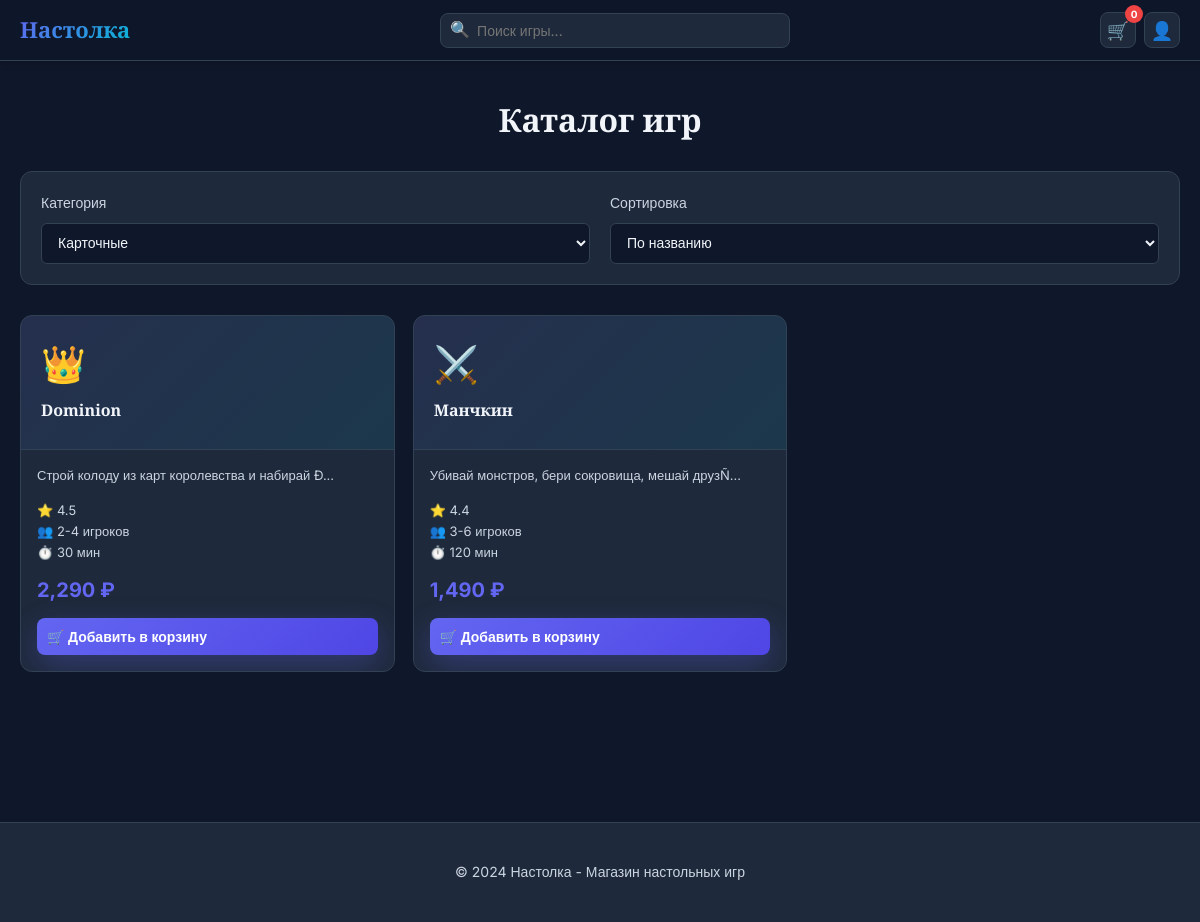
The page /catalog.php?category=card on the database its author committed.
### tables this page shows
CREATE TABLE games (
    id           INT UNSIGNED AUTO_INCREMENT PRIMARY KEY,
    category_id  INT UNSIGNED NOT NULL,
    name         VARCHAR(200) NOT NULL,
    description  TEXT,
    emoji        VARCHAR(10)  NOT NULL DEFAULT '🎲',
    players_min  TINYINT UNSIGNED NOT NULL DEFAULT 2,
    players_max  TINYINT UNSIGNED NOT NULL DEFAULT 6,
    play_time    SMALLINT UNSIGNED NOT NULL DEFAULT 60  COMMENT 'минуты',
    rating       DECIMAL(3,1) NOT NULL DEFAULT 4.0,
    price        INT UNSIGNED NOT NULL               COMMENT 'копейки → нет; просто рубли',
    old_price    INT UNSIGNED NULL                   COMMENT 'NULL если скидки нет',
    badge        ENUM('','new','sale') NOT NULL DEFAULT '',
    stock        SMALLINT UNSIGNED NOT NULL DEFAULT 10,
    created_at   DATETIME NOT NULL DEFAULT CURRENT_TIMESTAMP,
    CONSTRAINT fk_games_cat FOREIGN KEY (category_id) REFERENCES categories(id)
);

### includes/auth.php (called while the page is built, shortened)
<?php
require_once __DIR__ . '/db.php';
function current_user(): ?array
{
    if (!isset($_SESSION['user_id'])) {
        return null;
    }
}

### includes/db.php (called while the page is built, shortened)
<?php
function db(): PDO
{
    static $pdo = null;
    if ($pdo === null) {
        $dsn = sprintf(
            'mysql:host=%s;port=%d;dbname=%s;charset=utf8mb4',
            DB_HOST, DB_PORT, DB_NAME
        );
        $options = [
            PDO::ATTR_ERRMODE            => PDO::ERRMODE_EXCEPTION,
            PDO::ATTR_DEFAULT_FETCH_MODE => PDO::FETCH_ASSOC,
            PDO::ATTR_EMULATE_PREPARES   => false,
        ];
        $pdo = new PDO($dsn, DB_USER, DB_PASS, $options);
    }
    return $pdo;
}

### catalog.php (the view, shortened to what this page needs)
<?php
require_once __DIR__ . '/includes/auth.php';
require_once __DIR__ . '/includes/db.php';
$user = current_user();
try {
    $page = (int)($_GET['page'] ?? 1);
    $page = max(1, $page);
    $per_page = 12;
    $offset = ($page - 1) * $per_page;
    $query = 'SELECT * FROM games';
    $params = [];
    $categories = explode(',', $_GET['category'] ?? '');
    $categories = array_filter($categories);
    if (!empty($categories)) {
        $placeholders = implode(',', array_fill(0, count($categories), '?'));
        $query .= " WHERE category_id IN (SELECT id FROM categories WHERE slug IN ($placeholders))";
        $params = $categories;
    }
    $sort = $_GET['sort'] ?? 'name';
    $order_by = match($sort) {
        'price_asc' => 'price ASC',
        'price_desc' => 'price DESC',
        'rating' => 'rating DESC',
        'new' => 'created_at DESC',
        default => 'name ASC'
    };
    $query .= " ORDER BY $order_by LIMIT ? OFFSET ?";
    $params[] = $per_page;
    $params[] = $offset;
    $stmt = db()->prepare($query);
    $stmt->execute($params);
    $games = $stmt->fetchAll();
    $stmt = db()->query('SELECT slug, name FROM categories ORDER BY id');
    $all_categories = $stmt->fetchAll();
} catch (Exception $e) {
    $games = [];
    $total_pages = 1;
    $page = 1;
    $all_categories = [];
}
?>
<!DOCTYPE html>
<html lang="ru">
<head>
  <link rel="stylesheet" href="assets/css/style.css">
</head>
<body>
<header class="site-header">
  <div class="container">
    <div class="header-inner">
      <a href="home.php" class="logo">Настолка</a>
      <div class="search-box">
        <input type="text" id="searchInput" placeholder="Поиск игры...">
      </div>
      <div class="header-actions">
        <button class="btn-icon" id="cartBtn" title="Корзина">
          🛒
          <span class="badge-count" id="cartCount">0</span>
        </button>
        <?php if ($user): ?>
          <div class="user-menu">
            <button class="user-btn" id="userMenuBtn">
              <div class="user-avatar"><?php echo substr($user['username'], 0, 1); ?></div>
              <span><?php echo htmlspecialchars($user['username']); ?></span>
            </button>
            <div class="dropdown-menu" id="userDropdown">
              <a href="profile.php" class="dropdown-item">👤 Мой профиль</a>
              <a href="#" class="dropdown-item">📦 Мои заказы</a>
              <hr class="dropdown-divider">
              <button id="logoutBtn" class="dropdown-item" style="background: none; border: none; width: 100%; text-align: left;">🚪 Выход</button>
            </div>
          </div>
        <?php else: ?>
          <button class="btn-icon" id="loginBtn" title="Вход">👤</button>
        <?php endif; ?>
      </div>
    </div>
  </div>
</header>
<div class="main-content">
  <div class="container">
    <section class="section">
      <h2 class="section-title">Каталог игр</h2>
      <div style="background: var(--surface); border: 1px solid var(--border); border-radius: var(--radius); padding: 20px; margin-bottom: 30px;">
        <div style="display: flex; gap: 20px; flex-wrap: wrap;">
          <div style="flex: 1; min-width: 150px;">
            <label style="display: block; margin-bottom: 8px; color: var(--text-secondary); font-size: 14px; font-weight: 500;">Категория</label>
            <select id="categoryFilter" style="width: 100%; padding: 10px 12px; background: var(--bg); border: 1px solid var(--border); border-radius: 6px; color: var(--text); font-size: 14px; cursor: pointer;">
              <?php foreach ($all_categories as $cat): ?>
              <option value="<?php echo htmlspecialchars($cat['slug']); ?>" <?php echo ($cat['slug'] == (explode(',', $_GET['category'] ?? '')[0] ?? '')) ? 'selected' : ''; ?>>
                <?php echo htmlspecialchars($cat['name']); ?>
              </option>
              <?php endforeach; ?>
            </select>
          </div>
          <div style="flex: 1; min-width: 150px;">
            <label style="display: block; margin-bottom: 8px; color: var(--text-secondary); font-size: 14px; font-weight: 500;">Сортировка</label>
            <select id="sortFilter" style="width: 100%; padding: 10px 12px; background: var(--bg); border: 1px solid var(--border); border-radius: 6px; color: var(--text); font-size: 14px; cursor: pointer;">
              <option value="name" <?php echo $_GET['sort'] == 'name' ? 'selected' : ''; ?>>По названию</option>
            </select>
          </div>
        </div>
      </div>
      <div class="grid">
        <?php if (!empty($games)): ?>
          <?php foreach ($games as $game): ?>
          <div class="card">
            <div class="card-header">
              <div class="card-emoji"><?php echo htmlspecialchars($game['emoji']); ?></div>
              <h3 class="card-title"><?php echo htmlspecialchars($game['name']); ?></h3>
            </div>
            <div class="card-body">
              <p class="card-text" style="margin-bottom: 15px;"><?php echo substr($game['description'], 0, 80) . '...'; ?></p>
              <div style="color: var(--text-secondary); font-size: 13px; margin: 12px 0;">
                <div>⭐ <?php echo number_format($game['rating'], 1); ?></div>
                <div>👥 <?php echo $game['players_min']; ?>-<?php echo $game['players_max']; ?> игроков</div>
                <div>⏱️ <?php echo $game['play_time']; ?> мин</div>
              </div>
              <div style="font-size: 20px; font-weight: 700; color: var(--primary); margin-top: 12px;">
                <?php echo number_format($game['price']); ?> ₽
              </div>
              <button class="btn-primary" style="width: 100%; margin-top: 12px; padding: 10px; font-size: 14px;" onclick="addToCart(<?php echo $game['id']; ?>, '<?php echo htmlspecialchars($game['name']); ?>', <?php echo $game['price']; ?>)">
                🛒 Добавить в корзину
              </button>
            </div>
          </div>
          <?php endforeach; ?>
        <?php endif; ?>
      </div>
    </section>
  </div>
</div>
<footer class="site-footer">
  <div class="container">
    <div class="footer-content">
      <p>© 2024 Настолка - Магазин настольных игр</p>
    </div>
  </div>
</footer>
</body>
</html>

### assets/css/style.css (style rules this page uses)
:root { --primary: #6366f1; --primary-dark: #4f46e5; --primary-light: #e0e7ff; --secondary: #06b6d4; --accent: #f59e0b; --bg: #0f172a; --surface: #1e293b; --surface-light: #334155; --text: #f1f5f9; --text-secondary: #cbd5e1; --text-muted: #94a3b8; --border: #334155; --border-light: #475569; --success: #10b981; --warning: #f59e0b; --danger: #ef4444; --shadow: 0 10px 40px rgba(0, 0, 0, 0.3); --shadow-lg: 0 25px 50px rgba(0, 0, 0, 0.4); --radius: 12px; --radius-lg: 16px; --transition: 0.3s cubic-bezier(0.4, 0, 0.2, 1); }
* { margin: 0; padding: 0; box-sizing: border-box; }
html { scroll-behavior: smooth; font-size: 16px; }
body { font-family: 'Inter', sans-serif; background: var(--bg); color: var(--text); line-height: 1.6; overflow-x: hidden; }
h1, h2, h3, h4, h5, h6 { font-family: 'Playfair Display', serif; font-weight: 700; line-height: 1.2; }
a { color: var(--primary); text-decoration: none; transition: color var(--transition); }
button { font-family: inherit; cursor: pointer; border: none; transition: all var(--transition); }
input, textarea, select { font-family: inherit; font-size: inherit; }
.container { max-width: 1200px; margin: 0 auto; padding: 0 20px; }
.site-header { position: sticky; top: 0; z-index: 100; background: rgba(15, 23, 42, 0.95); backdrop-filter: blur(10px); border-bottom: 1px solid var(--border); padding: 12px 0; box-shadow: 0 2px 8px rgba(0, 0, 0, 0.2); }
.header-inner { display: flex; align-items: center; justify-content: space-between; gap: 16px; }
.logo { font-family: 'Playfair Display', serif; font-size: 22px; font-weight: 800; background: linear-gradient(135deg, var(--primary), var(--secondary)); -webkit-background-clip: text; -webkit-text-fill-color: transparent; background-clip: text; white-space: nowrap; flex-shrink: 0; transition: transform var(--transition); }
.search-box { flex: 1; min-width: 150px; max-width: 350px; position: relative; }
.search-box input { width: 100%; padding: 8px 12px 8px 36px; background: var(--surface); border: 1px solid var(--border); border-radius: 8px; color: var(--text); font-size: 14px; outline: none; transition: all var(--transition); }
.search-box::before { content: '🔍'; position: absolute; left: 10px; top: 50%; transform: translateY(-50%); pointer-events: none; font-size: 16px; }
.header-actions { display: flex; align-items: center; gap: 8px; flex-shrink: 0; }
.btn-icon { display: flex; align-items: center; justify-content: center; width: 36px; height: 36px; border-radius: 8px; background: var(--surface); color: var(--text); border: 1px solid var(--border); font-size: 18px; cursor: pointer; transition: all var(--transition); position: relative; }
.badge-count { position: absolute; top: -8px; right: -8px; background: var(--danger); color: white; font-size: 10px; font-weight: 700; width: 18px; height: 18px; border-radius: 50%; display: flex; align-items: center; justify-content: center; }
.btn-primary { display: inline-flex; align-items: center; gap: 8px; padding: 12px 28px; background: linear-gradient(135deg, var(--primary), var(--primary-dark)); color: white; border-radius: 8px; font-weight: 600; font-size: 15px; box-shadow: 0 10px 30px rgba(99, 102, 241, 0.3); transition: all var(--transition); }
.main-content { padding: 40px 0; }
.section { margin-bottom: 50px; }
.section-title { font-size: 32px; margin-bottom: 32px; text-align: center; color: var(--text); }
.grid { display: grid; grid-template-columns: repeat(4, 1fr); gap: 20px; }
@media (max-width: 1200px) { .grid { grid-template-columns: repeat(3, 1fr); gap: 18px; } }
.card { background: var(--surface); border: 1px solid var(--border); border-radius: var(--radius); overflow: hidden; transition: all var(--transition); display: flex; flex-direction: column; height: 100%; }
.card-header { padding: 20px; background: linear-gradient(135deg, rgba(99, 102, 241, 0.1), rgba(6, 182, 212, 0.1)); border-bottom: 1px solid var(--border); position: relative; }
.card-emoji { font-size: 36px; margin-bottom: 8px; }
.card-body { padding: 16px; flex: 1; }
.card-title { font-size: 16px; margin-bottom: 8px; color: var(--text); }
.card-text { color: var(--text-secondary); font-size: 13px; line-height: 1.5; }
.site-footer { background: var(--surface); border-top: 1px solid var(--border); padding: 32px 0; margin-top: 60px; }
.footer-content { text-align: center; color: var(--text-secondary); }
.footer-content p { margin: 6px 0; font-size: 14px; }

### rows shown on the page
games: emoji "👑", name "Dominion", description "Строй колоду из карт королевства и набирай Ð", rating "4.5", players_min "2", players_max "4", play_time "30", price "2,290"
games: emoji "⚔️", name "Манчкин", description "Убивай монстров, бери сокровища, мешай друзÑ", rating "4.4", players_min "3", players_max "6", play_time "120", price "1,490"

### other values the page prints
form field value "Карточные"
